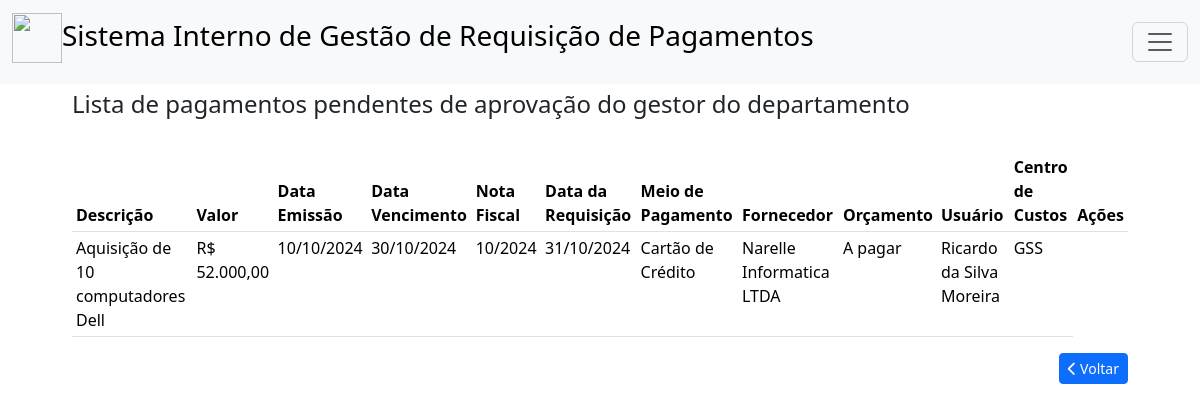
Screenshot of /_aprovacao_gestor.php with the database file from the repository.
### tables this page shows
CREATE TABLE IF NOT EXISTS `requisicaopagamento` (
  `idRequisicaoPagamento` int NOT NULL AUTO_INCREMENT,
  `descricao` varchar(254) NOT NULL,
  `valor` float NOT NULL,
  `dataEmissao` date DEFAULT NULL,
  `dataVencimento` date DEFAULT NULL,
  `numeroNF` varchar(45) DEFAULT NULL,
  `dataRequisicao` date DEFAULT NULL,
  `status` int DEFAULT NULL,
  `MeioPagamento_idMeioPagamento` int NOT NULL,
  `Fornecedor_idFornecedor` int NOT NULL,
  `Orcamento_idOrcamento` int NOT NULL,
  `Usuario_idUsuario` int NOT NULL,
  `CCustos_idCCustos` int NOT NULL,
  PRIMARY KEY (`idRequisicaoPagamento`,`MeioPagamento_idMeioPagamento`,`Fornecedor_idFornecedor`,`Orcamento_idOrcamento`,`Usuario_idUsuario`,`CCustos_idCCustos`),
  KEY `fk_RequisicaoPagamento_MeioPagamento1_idx` (`MeioPagamento_idMeioPagamento`),
  KEY `fk_RequisicaoPagamento_Fornecedor1_idx` (`Fornecedor_idFornecedor`),
  KEY `fk_RequisicaoPagamento_Orcamento1_idx` (`Orcamento_idOrcamento`),
  KEY `fk_RequisicaoPagamento_Usuario1_idx` (`Usuario_idUsuario`),
  KEY `fk_RequisicaoPagamento_CCustos1_idx` (`CCustos_idCCustos`),
  CONSTRAINT `fk_RequisicaoPagamento_CCustos1` FOREIGN KEY (`CCustos_idCCustos`) REFERENCES `ccustos` (`idCCustos`),
  CONSTRAINT `fk_RequisicaoPagamento_Fornecedor1` FOREIGN KEY (`Fornecedor_idFornecedor`) REFERENCES `fornecedor` (`idFornecedor`),
  CONSTRAINT `fk_RequisicaoPagamento_MeioPagamento1` FOREIGN KEY (`MeioPagamento_idMeioPagamento`) REFERENCES `meiopagamento` (`idMeioPagamento`),
  CONSTRAINT `fk_RequisicaoPagamento_Orcamento1` FOREIGN KEY (`Orcamento_idOrcamento`) REFERENCES `orcamento` (`idOrcamento`),
  CONSTRAINT `fk_RequisicaoPagamento_Usuario1` FOREIGN KEY (`Usuario_idUsuario`) REFERENCES `usuario` (`idUsuario`)
);

CREATE TABLE IF NOT EXISTS `meiopagamento` (
  `idMeioPagamento` int NOT NULL AUTO_INCREMENT,
  `descricao` varchar(45) DEFAULT NULL,
  PRIMARY KEY (`idMeioPagamento`)
);

CREATE TABLE IF NOT EXISTS `fornecedor` (
  `idFornecedor` int NOT NULL AUTO_INCREMENT,
  `nome` varchar(254) NOT NULL,
  `rua` varchar(45) DEFAULT NULL,
  `numero` varchar(10) DEFAULT NULL,
  `bairro` varchar(45) DEFAULT NULL,
  `cidade` varchar(45) DEFAULT NULL,
  `uf` varchar(2) DEFAULT NULL,
  `cnpj` varchar(45) DEFAULT NULL,
  `email` varchar(45) DEFAULT NULL,
  `telefone` varchar(15) DEFAULT NULL,
  PRIMARY KEY (`idFornecedor`),
  UNIQUE KEY `CNPJ_UNIQUE` (`cnpj`)
);

CREATE TABLE IF NOT EXISTS `orcamento` (
  `idOrcamento` int NOT NULL AUTO_INCREMENT,
  `codigo` varchar(45) DEFAULT NULL,
  `descricao` varchar(45) DEFAULT NULL,
  PRIMARY KEY (`idOrcamento`),
  UNIQUE KEY `codigo_UNIQUE` (`codigo`)
);

CREATE TABLE IF NOT EXISTS `usuario` (
  `idUsuario` int NOT NULL AUTO_INCREMENT,
  `nome` varchar(45) NOT NULL,
  `email` varchar(45) NOT NULL,
  `senha` varchar(45) NOT NULL,
  `dataCriacao` date NOT NULL,
  `status` bit(1) DEFAULT NULL,
  `PerfilUsuario_idPerfilUsuario` int NOT NULL,
  `Secao_idSecao` int NOT NULL,
  PRIMARY KEY (`idUsuario`,`PerfilUsuario_idPerfilUsuario`,`Secao_idSecao`) USING BTREE,
  UNIQUE KEY `email_UNIQUE` (`email`),
  KEY `fk_Usuario_PerfilUsuario1_idx` (`PerfilUsuario_idPerfilUsuario`),
  KEY `fk_Usuario_secao1_idx` (`Secao_idSecao`) USING BTREE,
  CONSTRAINT `fk_Usuario_PerfilUsuario1` FOREIGN KEY (`PerfilUsuario_idPerfilUsuario`) REFERENCES `perfilusuario` (`idPerfilUsuario`),
  CONSTRAINT `fk_Usuario_secao1` FOREIGN KEY (`Secao_idSecao`) REFERENCES `secao` (`idSecao`)
);

CREATE TABLE IF NOT EXISTS `ccustos` (
  `idCCustos` int NOT NULL AUTO_INCREMENT,
  `codigo` varchar(45) DEFAULT NULL,
  `descricao` varchar(45) DEFAULT NULL,
  PRIMARY KEY (`idCCustos`),
  UNIQUE KEY `codigo_UNIQUE` (`codigo`)
);

### _aprovacao_gestor.php (the view, shortened to what this page needs)
<!DOCTYPE html>
<html>
    <head>
        <link href="https://cdn.jsdelivr.net/npm/bootstrap@5.3.3/dist/css/bootstrap.min.css" rel="stylesheet">
    </head>
    <body>
    <nav class="navbar bg-body-tertiary fixed-top">
    <div class="container-fluid">
    <a class="navbar-brand" href="#"><h3><img src="img/logo2.png" width="50px" height="50px">Sistema Interno de Gestão de Requisição de Pagamentos</h3></a>
    <button class="navbar-toggler" type="button" data-bs-toggle="offcanvas" data-bs-target="#offcanvasNavbar" aria-controls="offcanvasNavbar" aria-label="Toggle navigation">
        <span class="navbar-toggler-icon"></span>
    </button>
    </div>
    </nav>
    <div class="container-fluid" style="margin-top: 90px; width: 90%;" >
        <h4>Lista de pagamentos pendentes de aprovação do gestor do departamento</h4>
        <br>
        <table class="table table-sm table-hover">
            <thead>
                <tr>
                <th scope="col">Descrição</th>
                <th scope="col">Valor</th>
                <th scope="col">Data Emissão</th>
                <th scope="col">Data Vencimento</th>
                <th scope="col">Nota Fiscal</th>
                <th scope="col">Data da Requisição</th>
                <th scope="col">Meio de Pagamento</th>
                <th scope="col">Fornecedor</th>
                <th scope="col">Orçamento</th>
                <th scope="col">Usuário</th>
                <th scope="col">Centro de Custos</th>
                <th scope="col">Ações</th>
                </tr>
            </thead>
            <tbody>
                    <?php
                        include 'conexao.php';
                        $sql = "SELECT  requisicaopagamento.idRequisicaoPagamento,
                                        requisicaopagamento.descricao,
                                        CONCAT('R$ ',FORMAT(requisicaopagamento.valor,2,'de_DE')) AS valor,
                                        DATE_FORMAT(requisicaopagamento.dataEmissao, '%d/%m/%Y') AS dataEmissao,
                                        DATE_FORMAT(requisicaopagamento.dataVencimento, '%d/%m/%Y') AS dataVencimento,
                                        requisicaopagamento.numeroNF,
                                        DATE_FORMAT(requisicaopagamento.dataRequisicao, '%d/%m/%Y') AS dataRequisicao,
                                        meiopagamento.descricao AS meiopagamento,
                                        fornecedor.nome AS fornecedor,
                                        orcamento.descricao AS orcamento,
                                        usuario.nome AS requisitante,
                                        ccustos.descricao AS ccusto,
                                        case requisicaopagamento.status
                                            when 0 then 'Pendente de aprovação'
                                            when 1 then 'Aprovado por gestor'
                                            when 2 then 'Aprovação financeira' END AS status
                                FROM requisicaopagamento
                                LEFT JOIN meiopagamento ON
                                            meiopagamento.idMeioPagamento = requisicaopagamento.MeioPagamento_idMeioPagamento
                                LEFT JOIN fornecedor ON
                                            fornecedor.idFornecedor = requisicaopagamento.Fornecedor_idFornecedor
                                LEFT JOIN orcamento ON
                                            orcamento.idOrcamento = requisicaopagamento.Orcamento_idOrcamento
                                LEFT JOIN usuario ON
                                            usuario.idUsuario = requisicaopagamento.Usuario_idUsuario
                                LEFT JOIN ccustos ON
                                            ccustos.idCCustos = requisicaopagamento.CCustos_idCCustos
                                WHERE requisicaopagamento.status = 0
                                ORDER BY requisicaopagamento.dataRequisicao";
                        $buscar = mysqli_query($conexao, $sql);
                        while ($array = mysqli_fetch_array($buscar)) {
                            $descricao = $array['descricao'];
                            $valor = $array['valor'];
                            $dataEmissao = $array['dataEmissao'];
                            $dataVencimento = $array['dataVencimento'];
                            $numeroNF = $array['numeroNF'];
                            $dataRequisicao = $array['dataRequisicao'];
                            $MeioPagamento_idMeioPagamento = $array['meiopagamento'];
                            $Fornecedor_idFornecedor = $array['fornecedor'];
                            $Orcamento_idOrcamento = $array['orcamento'];
                            $Usuario_idUsuario = $array['requisitante'];
                            $CCustos_idCCustos = $array['ccusto'];
                    ?>
                <tr>
                    <td><?php echo $descricao ?></td>
                    <td><?php echo $valor ?></td>
                    <td><?php echo $dataEmissao ?></td>
                    <td><?php echo $dataVencimento ?></td>
                    <td><?php echo $numeroNF ?></td>
                    <td><?php echo $dataRequisicao ?></td>
                    <td><?php echo $MeioPagamento_idMeioPagamento ?></td>
                    <td><?php echo $Fornecedor_idFornecedor ?></td>
                    <td><?php echo $Orcamento_idOrcamento ?></td>
                    <td><?php echo $Usuario_idUsuario ?></td>
                    <td><?php echo $CCustos_idCCustos ?></td>
            <?php } ?>
                </tr>
            </tbody>
            </table>
        <div style="text-align: right;">
            <a href="menu.php" role="button" class="btn btn-sm btn-primary"><i class="fa-solid fa-chevron-left"></i>&nbsp;Voltar</a>
        </div>
    </div>
    </body>
</html>

### rows the page displays
requisicaopagamento: descricao "Aquisição de 10 computadores Dell", valor "R$ 52.000,00", dataEmissao "10/10/2024", dataVencimento "30/10/2024", numeroNF "10/2024", dataRequisicao "31/10/2024", MeioPagamento_idMeioPagamento.descricao "Cartão de Crédito", Fornecedor_idFornecedor.nome "Narelle Informatica LTDA", Orcamento_idOrcamento.descricao "A pagar", usuario.nome "Ricardo da Silva Moreira", CCustos_idCCustos.descricao "GSS"
